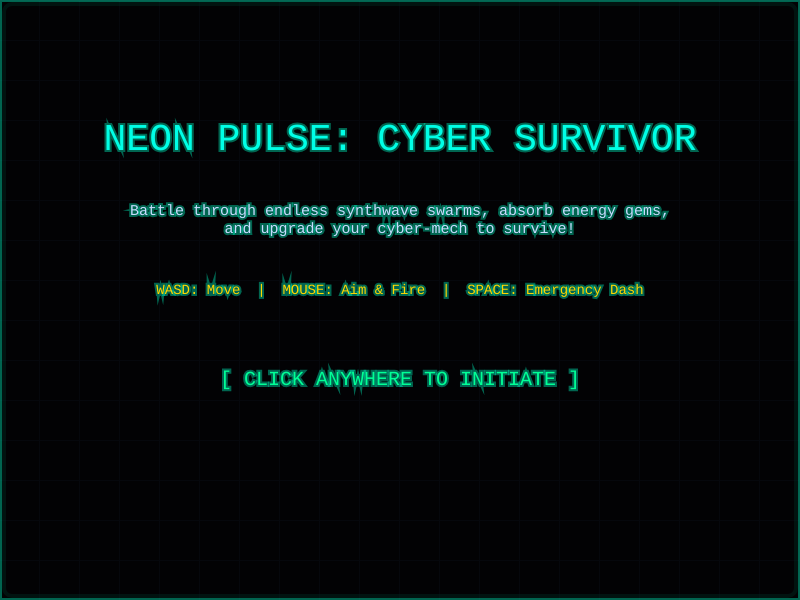
Frame 1 (no input)
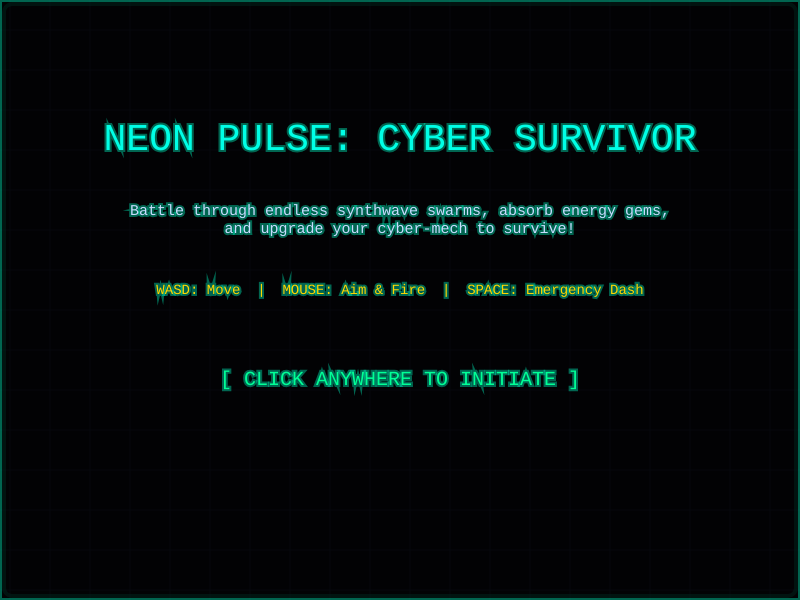
Frame 60 (no input)
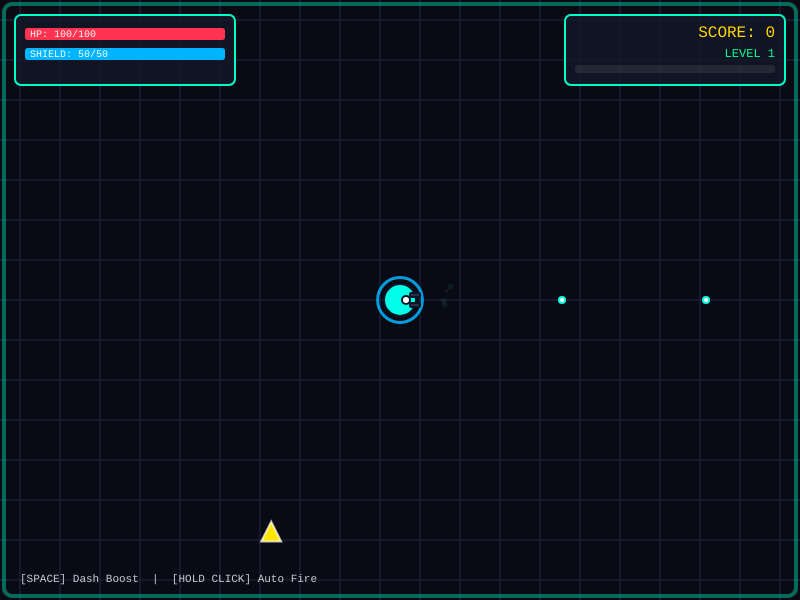
Frame 120 (the mouse pressed at the canvas centre since frame 60)

The p5.js sketch that drew these frames (run headless with seeded random() and noise() and a simulated clock; from frame 60 on, the mouse is pressed at the canvas centre):

// p5.js sketch
// ── sketch.js
// ============================================================
// NEON PULSE: CYBER SURVIVOR (p5.js Arcade Action)
// Created by Gemini Notebook
// ============================================================

let player;
let enemies = [];
let bullets = [];
let particles = [];
let xpGems = [];
let floatingTexts = [];

let score = 0;
let level = 1;
let xp = 0;
let xpToNextLevel = 50;
let gameTime = 0;
let gameState = 'START'; // 'START', 'PLAY', 'LEVELUP', 'GAMEOVER'

// Upgrades & Weapon Stats
let weaponLevel = 1;
let attackCooldown = 0;
let fireRate = 12; // Frames between shots
let bulletDamage = 25;
let multishot = 1;
let dashCooldown = 0;

// Screen Shake Effect
let shakeTime = 0;
let shakeAmount = 0;

// Upgrade Options for Level Up Screen
let upgradeOptions = [];

function setup() {
  createCanvas(800, 600);
  textFont('Courier New');
  resetGame();
}

function resetGame() {
  player = {
    x: width / 2,
    y: height / 2,
    vx: 0,
    vy: 0,
    speed: 4.5,
    radius: 16,
    hp: 100,
    maxHp: 100,
    shield: 50,
    maxShield: 50,
    angle: 0
  };

  enemies = [];
  bullets = [];
  particles = [];
  xpGems = [];
  floatingTexts = [];

  score = 0;
  level = 1;
  xp = 0;
  xpToNextLevel = 50;
  gameTime = 0;
  weaponLevel = 1;
  fireRate = 12;
  bulletDamage = 25;
  multishot = 1;
  dashCooldown = 0;
  shakeTime = 0;
}

function draw() {
  // Screen Shake Camera Translation
  push();
  if (shakeTime > 0) {
    translate(random(-shakeAmount, shakeAmount), random(-shakeAmount, shakeAmount));
    shakeTime--;
  }

  // Cyber Background Grid
  background(10, 10, 20);
  drawCyberGrid();

  if (gameState === 'START') {
    drawStartScreen();
  } else if (gameState === 'PLAY') {
    updateGameLogic();
    drawEntities();
    drawHUD();
  } else if (gameState === 'LEVELUP') {
    drawEntities();
    drawLevelUpScreen();
  } else if (gameState === 'GAMEOVER') {
    drawGameOverScreen();
  }

  pop();
}

// --- CYBERPUNK GRID BACKGROUND ---
function drawCyberGrid() {
  stroke(30, 40, 70);
  strokeWeight(1);
  let gridSize = 40;
  let offsetX = (frameCount * 0.5) % gridSize;
  let offsetY = (frameCount * 0.5) % gridSize;

  for (let x = -gridSize; x < width + gridSize; x += gridSize) {
    line(x - offsetX, 0, x - offsetX, height);
  }
  for (let y = -gridSize; y < height + gridSize; y += gridSize) {
    line(0, y + offsetY, width, y + offsetY);
  }

  // Outer Neon Boundary Glow
  noFill();
  stroke(0, 255, 200, 100);
  strokeWeight(4);
  rect(4, 4, width - 8, height - 8, 8);
}

// --- MAIN GAME LOGIC ---
function updateGameLogic() {
  gameTime++;
  if (attackCooldown > 0) attackCooldown--;
  if (dashCooldown > 0) dashCooldown--;

  // Regenerate Shield slowly
  if (frameCount % 90 === 0 && player.shield < player.maxShield) {
    player.shield = min(player.shield + 5, player.maxShield);
  }

  // Player Movement
  let dx = 0;
  let dy = 0;
  if (keyIsDown(65) || keyIsDown(LEFT_ARROW)) dx -= 1; // A
  if (keyIsDown(68) || keyIsDown(RIGHT_ARROW)) dx += 1; // D
  if (keyIsDown(87) || keyIsDown(UP_ARROW)) dy -= 1;   // W
  if (keyIsDown(83) || keyIsDown(DOWN_ARROW)) dy += 1; // S

  if (dx !== 0 && dy !== 0) {
    dx *= 0.7071;
    dy *= 0.7071;
  }

  player.x += dx * player.speed;
  player.y += dy * player.speed;

  player.x = constrain(player.x, 20, width - 20);
  player.y = constrain(player.y, 20, height - 20);

  // Rotate towards mouse
  player.angle = atan2(mouseY - player.y, mouseX - player.x);

  // Auto/Manual Shooting
  if (mouseIsPressed && attackCooldown <= 0) {
    fireWeapons();
    attackCooldown = fireRate;
  }

  // Spawn Enemies over time
  let spawnRate = max(20, 90 - floor(gameTime / 120));
  if (frameCount % spawnRate === 0) {
    spawnEnemy();
  }

  // Update Entities
  updateBullets();
  updateEnemies();
  updateXPGems();
  updateParticles();
  updateFloatingTexts();
}

// --- WEAPON SYSTEM ---
function fireWeapons() {
  let spread = 0.15;
  let startAngle = player.angle - ((multishot - 1) * spread) / 2;

  for (let i = 0; i < multishot; i++) {
    let bulletAngle = startAngle + i * spread;
    bullets.push({
      x: player.x + cos(bulletAngle) * 18,
      y: player.y + sin(bulletAngle) * 18,
      vx: cos(bulletAngle) * 12,
      vy: sin(bulletAngle) * 12,
      damage: bulletDamage,
      life: 60,
      color: color(0, 255, 230)
    });
  }

  // Muzzle Flash Particle
  for (let k = 0; k < 4; k++) {
    particles.push({
      x: player.x + cos(player.angle) * 20,
      y: player.y + sin(player.angle) * 20,
      vx: cos(player.angle + random(-0.4, 0.4)) * random(2, 5),
      vy: sin(player.angle + random(-0.4, 0.4)) * random(2, 5),
      size: random(3, 6),
      color: color(0, 255, 255),
      life: 15
    });
  }
}

// --- ENEMIES SYSTEM ---
function spawnEnemy() {
  let side = floor(random(4));
  let ex, ey;

  if (side === 0) { ex = random(width); ey = -20; }
  else if (side === 1) { ex = width + 20; ey = random(height); }
  else if (side === 2) { ex = random(width); ey = height + 20; }
  else { ex = -20; ey = random(height); }

  let r = random();
  let type = 'SEEKER';
  let hp = 30 + floor(gameTime / 180) * 10;
  let spd = random(2.0, 3.2);
  let col = color(255, 0, 110); // Neon Pink
  let radius = 14;

  if (r > 0.75) {
    type = 'TANK';
    hp *= 2.5;
    spd *= 0.55;
    col = color(170, 0, 255); // Neon Purple
    radius = 22;
  } else if (r > 0.55) {
    type = 'SPEEDER';
    hp *= 0.6;
    spd *= 1.5;
    col = color(255, 230, 0); // Neon Gold
    radius = 10;
  }

  enemies.push({
    x: ex,
    y: ey,
    vx: 0,
    vy: 0,
    speed: spd,
    hp: hp,
    maxHp: hp,
    radius: radius,
    color: col,
    type: type
  });
}

function updateEnemies() {
  for (let i = enemies.length - 1; i >= 0; i--) {
    let e = enemies[i];

    // Move toward player
    let angle = atan2(player.y - e.y, player.x - e.x);
    e.x += cos(angle) * e.speed;
    e.y += sin(angle) * e.speed;

    // Check collision with player
    let d = dist(e.x, e.y, player.x, player.y);
    if (d < e.radius + player.radius) {
      let dmg = 15;
      if (player.shield > 0) {
        player.shield = max(0, player.shield - dmg);
      } else {
        player.hp -= dmg;
      }

      addScreenShake(6, 10);
      spawnExplosion(player.x, player.y, color(255, 50, 50), 10);
      enemies.splice(i, 1);

      if (player.hp <= 0) {
        gameState = 'GAMEOVER';
      }
      continue;
    }
  }
}

// --- BULLETS SYSTEM ---
function updateBullets() {
  for (let i = bullets.length - 1; i >= 0; i--) {
    let b = bullets[i];
    b.x += b.vx;
    b.y += b.vy;
    b.life--;

    // Bullet hit enemy check
    for (let j = enemies.length - 1; j >= 0; j--) {
      let e = enemies[j];
      let d = dist(b.x, b.y, e.x, e.y);

      if (d < e.radius + 6) {
        e.hp -= b.damage;

        // Floating Damage Number
        floatingTexts.push({
          x: e.x + random(-10, 10),
          y: e.y - 10,
          text: "-" + b.damage,
          color: color(255, 255, 100),
          life: 30
        });

        // Hit Spark Particles
        for (let k = 0; k < 3; k++) {
          particles.push({
            x: b.x,
            y: b.y,
            vx: random(-3, 3),
            vy: random(-3, 3),
            size: random(2, 5),
            color: b.color,
            life: 20
          });
        }

        bullets.splice(i, 1);

        // Enemy Defeated
        if (e.hp <= 0) {
          spawnExplosion(e.x, e.y, e.color, 16);
          score += (e.type === 'TANK' ? 50 : (e.type === 'SPEEDER' ? 30 : 20));

          // Drop XP Gem
          xpGems.push({
            x: e.x,
            y: e.y,
            val: (e.type === 'TANK' ? 25 : 10)
          });

          enemies.splice(j, 1);
        }
        break;
      }
    }

    if (b.life <= 0) {
      bullets.splice(i, 1);
    }
  }
}

// --- XP GEMS & LEVEL UP ---
function updateXPGems() {
  for (let i = xpGems.length - 1; i >= 0; i--) {
    let g = xpGems[i];
    let d = dist(player.x, player.y, g.x, g.y);

    // Magnetic pull when close
    if (d < 120) {
      let angle = atan2(player.y - g.y, player.x - g.x);
      g.x += cos(angle) * 7;
      g.y += sin(angle) * 7;
    }

    if (d < player.radius + 8) {
      xp += g.val;
      floatingTexts.push({
        x: player.x,
        y: player.y - 20,
        text: "+" + g.val + " XP",
        color: color(0, 255, 150),
        life: 25
      });

      xpGems.splice(i, 1);

      // Level Up Check
      if (xp >= xpToNextLevel) {
        levelUp();
      }
    }
  }
}

function levelUp() {
  level++;
  xp -= xpToNextLevel;
  xpToNextLevel = floor(xpToNextLevel * 1.4);

  // Generate 3 Upgrade Choices
  upgradeOptions = [
    { title: "MULTISHOT +1", desc: "Fires an extra plasma bolt per shot", action: () => { multishot++; } },
    { title: "FIRE RATE UP", desc: "Attacks 25% faster", action: () => { fireRate = max(4, floor(fireRate * 0.75)); } },
    { title: "DAMAGE BOOST", desc: "+15 Plasma Damage per bolt", action: () => { bulletDamage += 15; } },
    { title: "SHIELD OVERCHARGE", desc: "Restores HP & increases Max Shield", action: () => { player.maxShield += 25; player.shield = player.maxShield; player.hp = player.maxHp; } },
    { title: "OVERCLOCK SPEED", desc: "+20% Movement Speed", action: () => { player.speed += 0.9; } }
  ];

  // Shuffle and pick 3 random options
  upgradeOptions.sort(() => random() - 0.5);
  upgradeOptions = upgradeOptions.slice(0, 3);

  gameState = 'LEVELUP';
}

// --- PARTICLES & SCREEN SHAKE ---
function spawnExplosion(x, y, col, count) {
  for (let i = 0; i < count; i++) {
    particles.push({
      x: x,
      y: y,
      vx: random(-4, 4),
      vy: random(-4, 4),
      size: random(3, 8),
      color: col,
      life: random(20, 40)
    });
  }
}

function updateParticles() {
  for (let i = particles.length - 1; i >= 0; i--) {
    let p = particles[i];
    p.x += p.vx;
    p.y += p.vy;
    p.life--;

    if (p.life <= 0) {
      particles.splice(i, 1);
    }
  }
}

function updateFloatingTexts() {
  for (let i = floatingTexts.length - 1; i >= 0; i--) {
    let t = floatingTexts[i];
    t.y -= 0.8;
    t.life--;
    if (t.life <= 0) floatingTexts.splice(i, 1);
  }
}

function addScreenShake(amount, time) {
  shakeAmount = amount;
  shakeTime = time;
}

// --- RENDERING ENTITIES ---
function drawEntities() {
  // 1. XP Gems
  for (let g of xpGems) {
    push();
    translate(g.x, g.y);
    rotate(frameCount * 0.08);
    fill(0, 255, 180);
    stroke(255);
    strokeWeight(1);
    rect(-4, -4, 8, 8);
    pop();
  }

  // 2. Bullets
  for (let b of bullets) {
    fill(b.color);
    noStroke();
    ellipse(b.x, b.y, 8, 8);
    fill(255);
    ellipse(b.x, b.y, 4, 4);
  }

  // 3. Enemies
  for (let e of enemies) {
    push();
    translate(e.x, e.y);
    fill(e.color);
    stroke(255, 255, 255, 180);
    strokeWeight(2);

    if (e.type === 'TANK') {
      rect(-e.radius, -e.radius, e.radius * 2, e.radius * 2, 6);
    } else if (e.type === 'SPEEDER') {
      triangle(0, -e.radius, -e.radius, e.radius, e.radius, e.radius);
    } else {
      ellipse(0, 0, e.radius * 2, e.radius * 2);
    }

    // Health Bar
    if (e.hp < e.maxHp) {
      fill(50);
      noStroke();
      rect(-e.radius, -e.radius - 8, e.radius * 2, 4);
      fill(255, 0, 80);
      rect(-e.radius, -e.radius - 8, map(e.hp, 0, e.maxHp, 0, e.radius * 2), 4);
    }
    pop();
  }

  // 4. Particles
  for (let p of particles) {
    fill(red(p.color), green(p.color), blue(p.color), map(p.life, 0, 40, 0, 255));
    noStroke();
    ellipse(p.x, p.y, p.size);
  }

  // 5. Floating Damage/XP Texts
  for (let t of floatingTexts) {
    fill(t.color);
    textSize(12);
    textAlign(CENTER, CENTER);
    text(t.text, t.x, t.y);
  }

  // 6. Player Character
  push();
  translate(player.x, player.y);
  rotate(player.angle);

  // Outer Neon Shield Ring
  if (player.shield > 0) {
    noFill();
    stroke(0, 180, 255, map(player.shield, 0, player.maxShield, 80, 220));
    strokeWeight(3);
    ellipse(0, 0, player.radius * 2.8, player.radius * 2.8);
  }

  // Cyber Suit Body
  fill(0, 255, 230);
  stroke(10, 20, 40);
  strokeWeight(2);
  ellipse(0, 0, player.radius * 2, player.radius * 2);

  // Core Visor
  fill(255, 255, 255);
  ellipse(6, 0, 8, 8);

  // Dual Plasma Cannon Barrels
  fill(40, 50, 70);
  rect(10, -7, 10, 4, 1);
  rect(10, 3, 10, 4, 1);
  pop();
}

// --- HUD & SCREENS ---
function drawHUD() {
  push();
  // Health & Shield Bars
  fill(20, 25, 40, 200);
  stroke(0, 255, 200);
  strokeWeight(2);
  rect(15, 15, 220, 70, 6);

  noStroke();
  // HP Bar
  fill(255, 20);
  rect(25, 28, 200, 12, 3);
  fill(255, 50, 80);
  rect(25, 28, map(max(0, player.hp), 0, player.maxHp, 0, 200), 12, 3);
  fill(255);
  textSize(10);
  textAlign(LEFT, CENTER);
  text("HP: " + player.hp + "/" + player.maxHp, 30, 34);

  // Shield Bar
  fill(255, 20);
  rect(25, 48, 200, 12, 3);
  fill(0, 180, 255);
  rect(25, 48, map(max(0, player.shield), 0, player.maxShield, 0, 200), 12, 3);
  fill(255);
  text("SHIELD: " + player.shield + "/" + player.maxShield, 30, 54);

  // Score & XP Bar (Top Right)
  fill(20, 25, 40, 200);
  stroke(0, 255, 200);
  strokeWeight(2);
  rect(width - 235, 15, 220, 70, 6);

  noStroke();
  fill(255, 215, 0);
  textSize(16);
  textAlign(RIGHT, TOP);
  text("SCORE: " + score, width - 25, 25);
  fill(0, 255, 150);
  textSize(12);
  text("LEVEL " + level, width - 25, 48);

  // XP Progress Bar
  fill(255, 20);
  rect(width - 225, 65, 200, 8, 2);
  fill(0, 255, 150);
  rect(width - 225, 65, map(xp, 0, xpToNextLevel, 0, 200), 8, 2);

  // Dash Ability Indicator
  fill(255, 200);
  textSize(11);
  textAlign(LEFT, BOTTOM);
  text("[SPACE] Dash Boost  |  [HOLD CLICK] Auto Fire", 20, height - 15);
  pop();
}

function drawStartScreen() {
  fill(0, 0, 0, 210);
  rect(0, 0, width, height);

  textAlign(CENTER, CENTER);
  fill(0, 255, 230);
  textSize(38);
  text("NEON PULSE: CYBER SURVIVOR", width / 2, 140);

  fill(200, 220, 255);
  textSize(15);
  text("Battle through endless synthwave swarms, absorb energy gems,\nand upgrade your cyber-mech to survive!", width / 2, 220);

  fill(255, 215, 0);
  textSize(14);
  text("WASD: Move  |  MOUSE: Aim & Fire  |  SPACE: Emergency Dash", width / 2, 290);

  fill(0, 255, 150);
  textSize(20);
  text("[ CLICK ANYWHERE TO INITIATE ]", width / 2, 380);
}

function drawLevelUpScreen() {
  fill(0, 0, 0, 215);
  rect(0, 0, width, height);

  textAlign(CENTER, CENTER);
  fill(0, 255, 150);
  textSize(34);
  text("⚡ SYSTEM OVERCLOCK LEVEL " + level + " ⚡", width / 2, 80);
  fill(220);
  textSize(14);
  text("Choose 1 Cyber Enhancement to Install:", width / 2, 120);

  for (let i = 0; i < upgradeOptions.length; i++) {
    let opt = upgradeOptions[i];
    let cardY = 170 + i * 110;

    // Card background
    let isHover = mouseY > cardY && mouseY < cardY + 90 && mouseX > width / 2 - 220 && mouseX < width / 2 + 220;
    fill(isHover ? color(30, 60, 90) : color(15, 25, 45));
    stroke(isHover ? color(0, 255, 230) : color(0, 180, 150));
    strokeWeight(2);
    rect(width / 2 - 220, cardY, 440, 90, 8);

    noStroke();
    fill(255, 215, 0);
    textSize(18);
    textAlign(LEFT, TOP);
    text((i + 1) + ". " + opt.title, width / 2 - 200, cardY + 18);

    fill(200);
    textSize(13);
    text(opt.desc, width / 2 - 200, cardY + 48);
  }
}

function drawGameOverScreen() {
  fill(0, 0, 0, 230);
  rect(0, 0, width, height);

  textAlign(CENTER, CENTER);
  fill(255, 0, 80);
  textSize(44);
  text("SYSTEM CRITICAL: OVERLOAD", width / 2, 140);

  fill(255);
  textSize(22);
  text("Final Score: " + score, width / 2, 220);
  textSize(16);
  text("Sector Level Reached: " + level, width / 2, 260);

  fill(0, 255, 150);
  textSize(18);
  text("[ CLICK TO REBOOT SYSTEM ]", width / 2, 350);
}

// --- INPUT HANDLERS ---
function mousePressed() {
  if (gameState === 'START' || gameState === 'GAMEOVER') {
    resetGame();
    gameState = 'PLAY';
    return;
  }

  if (gameState === 'LEVELUP') {
    for (let i = 0; i < upgradeOptions.length; i++) {
      let cardY = 170 + i * 110;
      if (mouseY > cardY && mouseY < cardY + 90 && mouseX > width / 2 - 220 && mouseX < width / 2 + 220) {
        upgradeOptions[i].action();
        gameState = 'PLAY';
        break;
      }
    }
  }
}

function keyPressed() {
  // SPACEBAR Dash Boost
  if (key === ' ' && gameState === 'PLAY' && dashCooldown <= 0) {
    let angle = player.angle;
    player.x += cos(angle) * 90;
    player.y += sin(angle) * 90;
    player.x = constrain(player.x, 20, width - 20);
    player.y = constrain(player.y, 20, height - 20);
    dashCooldown = 60; // 1 second cooldown

    spawnExplosion(player.x, player.y, color(0, 255, 255), 12);
    addScreenShake(4, 6);
  }
}
